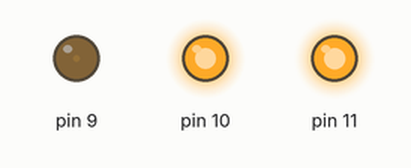
Recording of a sketch running on a simulated Arduino Uno, built with avr-gcc and run on an emulated ATmega328P. Shown: output pins drawn as LEDs (lit = HIGH).

Above: at 0.05 s.
At 0.9 s:
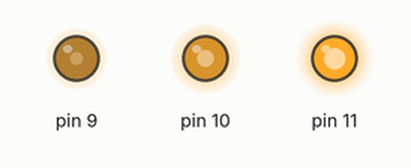
At 1.8 s:
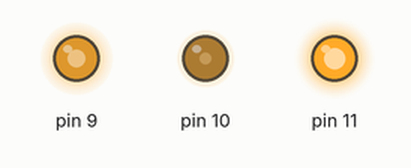
At 3.6 s:
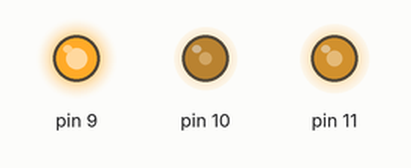
At 5.4 s:
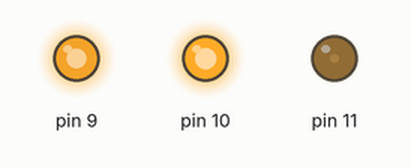
At 7.2 s:
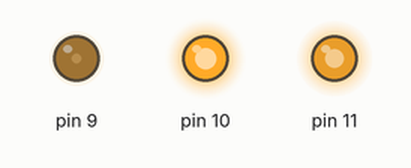
Timing chart, 0 to 10.0 s (numbered marks = the images above):
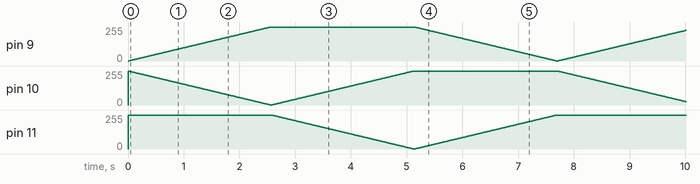

The sketch:

LED_RGB_Rainbow.ino
```cpp
int x;

void GreenToBlue();
void BlueToRed();
void RedToGreen();

void setup()
{
    pinMode(9, OUTPUT);
    pinMode(10, OUTPUT);
    pinMode(11, OUTPUT);
}

void loop()
{
    RedToGreen();

    GreenToBlue();

    BlueToRed();
}

void BlueToRed()
{
    for (x = 0; x < 256; x++)
    {
        analogWrite(9 , (255 - x));
        analogWrite(10 , 255);
        analogWrite(11 , x);
        delay(10);
    }
}

void GreenToBlue()
{
    for (x = 0; x < 256; x++)
    {
        analogWrite(9 , 255);
        analogWrite(10 , x);
        analogWrite(11 , (255 - x));
        delay(10);
    }
}

void RedToGreen()
{
    for (x = 0; x < 256; x++)
    {
        analogWrite(9 , x);
        analogWrite(10 , (255 - x));
        analogWrite(11 , 255);
        delay(10);
    }
}
```
